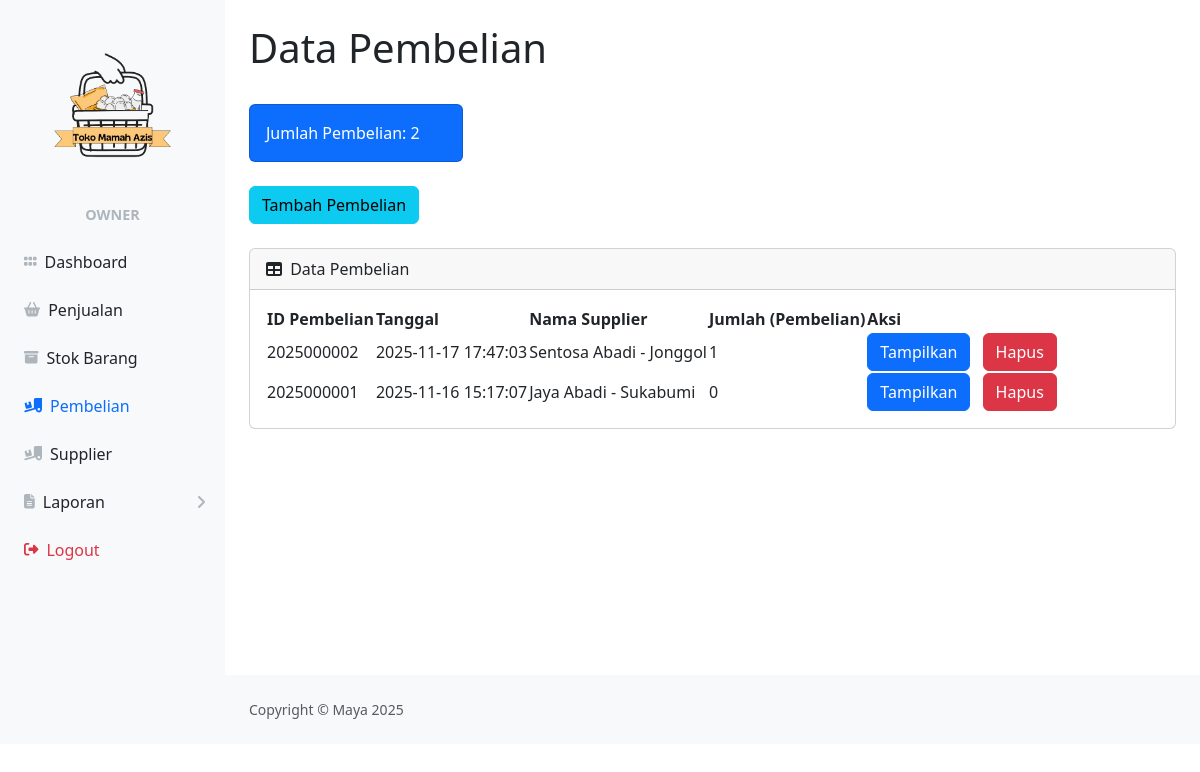
The app's page /owner/pembelian_owner.php (signed in) with its own data.
### tables this page shows
CREATE TABLE `pembelian` (
  `idpembelian` int(11) NOT NULL,
  `idowner` int(11) NOT NULL,
  `idsupplier` int(11) NOT NULL,
  `tanggal` datetime DEFAULT current_timestamp(),
  `namasupplier` varchar(255) NOT NULL,
  `alamatsupplier` varchar(255) NOT NULL
);

### owner/pembelian_owner.php (the view, shortened to what this page needs)
<?php
    require '../ceklogin.php';
    $h1 = mysqli_query($c,"SELECT * FROM pembelian");
    $h2 = mysqli_num_rows($h1);
    $roleName = "";
    if (isset($_SESSION['role']) && $_SESSION['role'] === 'owner' && isset($_SESSION['username_owner'])) {
        $roleName = "Owner";
    }
?>
<!DOCTYPE html>
<html lang="en">
    <head>
        <link href="https://cdn.jsdelivr.net/npm/simple-datatables@7.1.2/dist/style.min.css" rel="stylesheet" />
        <link href="../css/styles.css" rel="stylesheet" />
        <link href="https://cdn.jsdelivr.net/npm/bootstrap@5.3.3/dist/css/bootstrap.min.css" rel="stylesheet">
    </head>
    <body>
        <div id="layoutSidenav">
            <div id="layoutSidenav_nav">
                <nav class="sb-sidenav accordion sb-sidenav-light" id="sidenavAccordion">
                    <div class="sb-sidenav-menu">
                        <div class="nav">
                            <div class="sb-sidenav-menu-heading" style="margin-bottom: 4px; ">
                                <img src="../img/logo.png" alt="Logo" style="width: 160px;">
                            </div>
                            <div class="sb-sidenav-menu-heading text-center" style="padding-top: 0; margin-top: 0;">
                                <strong style="font-size: 1.2em;"><?php echo $roleName ?></strong>
                            </div>
                            <?php
                            $current_page = basename($_SERVER['PHP_SELF']);
                            $report_pages = ['laporan_owner.php', 'laporan_produk_owner.php'];
                            $is_report_active = in_array($current_page, $report_pages);
                        ?>
                        <a class="nav-link w-100 text-start ps-4 <?= ($current_page == 'index_owner.php') ? 'active' : '' ?>" href="index_owner.php">
                            <div class="sb-nav-link-icon"><i class="fas fa-grip-horizontal"></i></div>
                            Dashboard
                        </a>
                        <a class="nav-link w-100 text-start ps-4 <?= ($current_page == 'penjualan_owner.php') ? 'active' : '' ?>" href="penjualan_owner.php">
                            <div class="sb-nav-link-icon"><i class="fas fa-shopping-basket"></i></div>
                            Penjualan
                        </a>
                        <a class="nav-link w-100 text-start ps-4<?= ($current_page == 'stock_owner.php') ? 'active' : '' ?>" href="stock_owner.php">
                            <div class="sb-nav-link-icon"><i class="fas fa-archive"></i></div>
                            Stok Barang
                        </a>
                        <a class="nav-link w-100 text-start ps-4 <?= ($current_page == 'pembelian_owner.php') ? 'active' : '' ?>" href="pembelian_owner.php">
                            <div class="sb-nav-link-icon"><i class="fas fa-truck-loading"></i></div>
                            Pembelian
                        </a>
                        <a class="nav-link w-100 text-start ps-4 <?= ($current_page == 'supplier_owner.php') ? 'active' : '' ?>" href="supplier_owner.php">
                            <div class="sb-nav-link-icon"><i class="fas fa-truck-loading"></i></div>
                            Supplier
                        </a>
                        <a class="nav-link collapsed w-100 text-start ps-4 <?= $is_report_active ? 'active' : '' ?>"
                                href="#"
                                data-bs-toggle="collapse"
                                data-bs-target="#collapseLaporan"
                                aria-expanded="<?= $is_report_active ? 'true' : 'false' ?>"
                                aria-controls="collapseLaporan">
                                <div class="sb-nav-link-icon"><i class="fa-solid fa-file-lines"></i></div>
                                Laporan
                                <div class="sb-sidenav-collapse-arrow"><i class="fas fa-angle-down"></i></div>
                            </a>
                        <a class="nav-link w-100 text-start ps-4 text-danger" href="../logout.php">
                            <div class="sb-nav-link-icon"><i class="fas fa-sign-out-alt text-danger"></i></div>
                            Logout
                        </a>
                        </div>
                    </div>
                </nav>
            </div>
            <div id="layoutSidenav_content">
                <main>
                    <div class="container-fluid px-4">
                        <h1 class="mt-4">Data Pembelian</h1>
                        <div class="row">
                            <div class="col-xl-3 col-md-6">
                                <div class="card bg-primary text-white mb-4">
                                    <div class="card-body">Jumlah Pembelian: <?=$h2;?></div>
                                </div>
                            </div>
                        </div>
                        <button type="button" class="btn btn-info mb-4" data-bs-toggle="modal" data-bs-target="#myModal">
                            Tambah Pembelian
                        </button>
                        <div class="card mb-4">
                            <div class="card-header">
                                <i class="fas fa-table me-1"></i>
                                Data Pembelian
                            </div>
                            <div class="card-body">
                                <table id="datatablesSimple">
                                    <thead>
                                        <tr>
                                            <th>ID Pembelian</th>
                                            <th>Tanggal</th>
                                            <th>Nama Supplier</th>
                                            <th>Jumlah (Pembelian)</th>
                                            <th>Aksi</th>
                                        </tr>
                                    </thead>
                                    <tbody>
                                        <?php
                                        $search = isset($_GET['search']) ? mysqli_real_escape_string($c, $_GET['search']) : '';
                                        if ($search != '') {
                                            $get = mysqli_query($c, "
                                                SELECT * FROM pembelian p
                                                WHERE p.namasupplier LIKE '%$search%' OR p.alamatsupplier LIKE '%$search%'
                                                ORDER BY p.tanggal DESC
                                            ");
                                        } else {
                                            $get = mysqli_query($c, "
                                                SELECT * FROM pembelian p
                                                ORDER BY p.tanggal DESC
                                            ");
                                        }
                                        while ($p = mysqli_fetch_array($get)) {
                                            $idpembelian = $p['idpembelian'];
                                            $tanggal = $p['tanggal'];
                                            $namasupplier = $p['namasupplier'];
                                            $alamatsupplier = $p['alamatsupplier'];
                                            $hitungjumlah = mysqli_query($c, "SELECT * FROM detailpembelian WHERE idpembelian='$idpembelian'");
                                            $jumlah = mysqli_num_rows($hitungjumlah);
                                        ?>
                                            <tr>
                                                <td><?= $idpembelian; ?></td>
                                                <td><?= $tanggal; ?></td>
                                                <td><?= $namasupplier; ?> - <?=$alamatsupplier;?></td>
                                                <td><?= $jumlah; ?></td>
                                                <td>
                                                    <a href="view_pembelian.php?idp=<?=$idpembelian;?>" class="btn btn-primary me-2" target="blank">
                                                        Tampilkan
                                                    </a>
                                                    <button type="button" class="btn btn-danger" data-bs-toggle="modal" data-bs-target="#delete<?=$idpembelian;?>">
                                                        Hapus
                                                    </button>
                                                </td>
                                            </tr>
                                        <?php
                                        }
                                        ?>
                                    </tbody>
                                </table>
                            </div>
                        </div>
                    </div>
                </main>
                <footer class="py-4 bg-light mt-auto">
                    <div class="container-fluid px-4">
                        <div class="d-flex align-items-center justify-content-between small">
                            <div class="text-muted">Copyright &copy; Maya 2025</div>
                        </div>
                    </div>
                </footer>
            </div>
        </div>
    </body>
</html>

### records on screen
pembelian: idpembelian "2025000002", tanggal "2025-11-17 17:47:03", namasupplier "Sentosa Abadi", alamatsupplier "Jonggol", jumlah "1"
pembelian: idpembelian "2025000001", tanggal "2025-11-16 15:17:07", namasupplier "Jaya Abadi", alamatsupplier "Sukabumi", jumlah "0"

### other values on screen
$roleName "OWNER"
$h2 "2"
